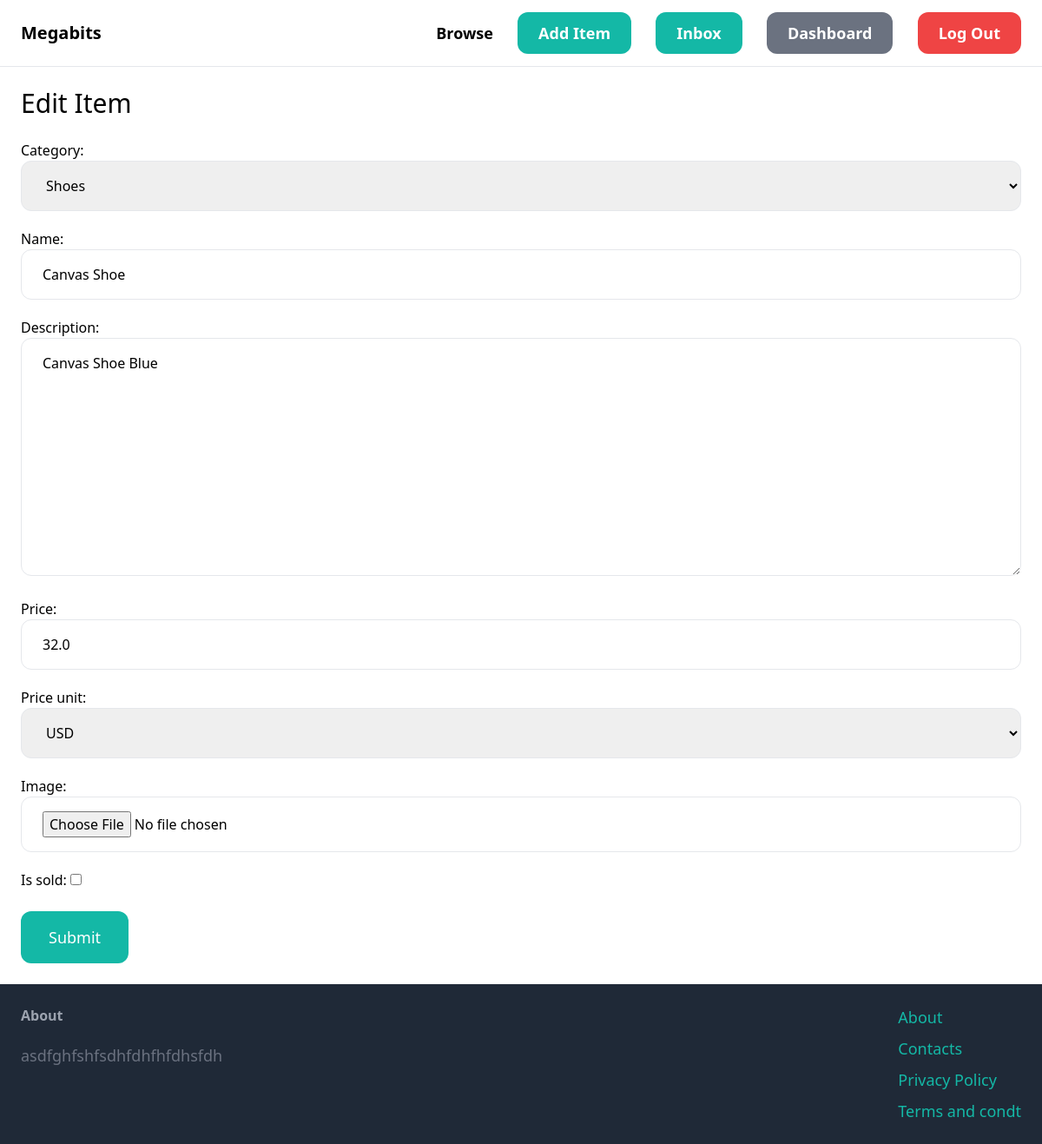
The page /items/items/2/edit/ (signed in) on the database its author committed.
### item/models.py (models this page shows, shortened)
class Item(models.Model):
    name= models.CharField(max_length=255)
    description = models.TextField()
    price = models.FloatField(blank=True,null= True)
    is_sold = models.BooleanField(default=False)
    created_at = models.DateTimeField(auto_now_add=True)
    created_by = models.ForeignKey(User, related_name= 'items',on_delete=models.CASCADE)
    category = models.ForeignKey(Category, related_name= 'items',on_delete=models.CASCADE)
    image = models.ImageField(upload_to=  "item_img",blank=True,null=True)
    price_unit = models.CharField(max_length=50, choices=PRICE_UNIT_CHOICES, default='USD')  # Use the choices parameter
    class Meta:
        ordering = ('name',)

class Category(models.Model):
    name= models.CharField(max_length=255)
    class Meta:
        ordering = ('name',)
        verbose_name_plural ='Categories'
    def __str__(self) :
        return self.name

### item/views.py (the view)
# urls.py: path('items/<int:pk>/edit/', views.edit, name='edit'),
def edit(request, pk):
    item = get_object_or_404(Item, pk=pk, created_by=request.user)
    if request.method == 'POST':
        form = EditItemForm(request.POST, request.FILES, instance=item)
        if form.is_valid():
            item = form.save(commit=False)
            item.created_by = request.user
            item.save()
            return redirect('item:detail', pk=item.id)
        else:
            print(form.errors)
    else:
        form = EditItemForm(instance=item)
    return render(request, 'item/form.html', {
        'form': form,
        'title': 'Edit Item',
    })

### item/forms.py
class EditItemForm(forms.ModelForm):
    class Meta:
        model = Item
        fields = ('category','name','description','price','price_unit','image','is_sold')
        widgets = {
            'category': forms.Select(attrs={
                'class': INPUT_CLASSES ,
            }),
            'name': forms.TextInput(attrs={
                'class': INPUT_CLASSES ,
            }),
            'description': forms.Textarea(attrs={
                'class': INPUT_CLASSES ,
            }),
            'price': forms.TextInput(attrs={
                'class': INPUT_CLASSES ,
            }),
            'price_unit': forms.Select(attrs={
                'class': INPUT_CLASSES ,
            }),
            'image': forms.FileInput(attrs={
                'class': INPUT_CLASSES ,
            })
        }

### item/templates/item/form.html (shortened to what this page needs)
{% extends 'core/base.html' %}
{%block content%}
<h1 class="mb-6 text-3xl">{{title}}</h1>
<form method="post" action="." enctype="multipart/form-data">
    <div class="space-y-5">
        {{ form.as_p}}
    </div>
    <button class="mt-6 py-4 px-8 text-lg bg-teal-500 hover:bg-teal-700 rounded-xl text-white">Submit</button>
</form>
{%endblock%}

### rows shown on the page
Item: category "Shoes", description "Canvas Shoe Blue", price "32.0", price_unit "USD"
Category: name "Canvas Shoe"

### other values the page prints
{{ title }} "Edit Item"
